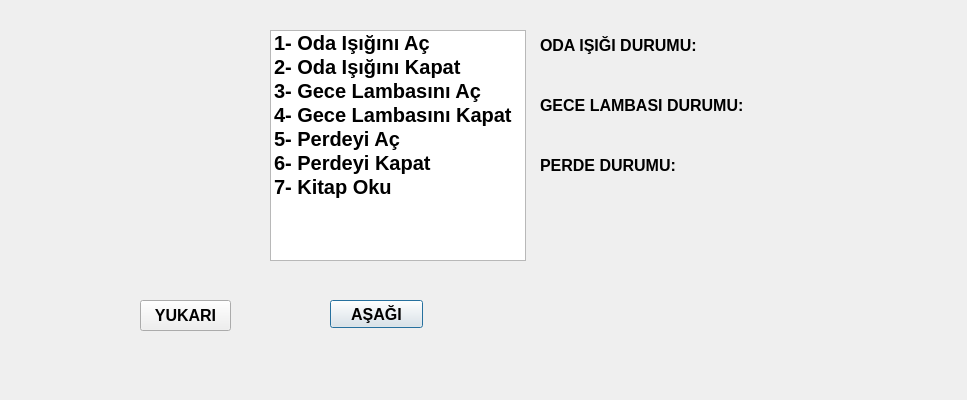
<?xml version="1.0" encoding="UTF-8"?>
<ui version="4.0">
 <class>Dialog</class>
 <widget class="QDialog" name="Dialog">
  <property name="geometry">
   <rect>
    <x>0</x>
    <y>0</y>
    <width>967</width>
    <height>400</height>
   </rect>
  </property>
  <property name="windowTitle">
   <string>Dialog</string>
  </property>
  <widget class="QPushButton" name="artirBtn">
   <property name="geometry">
    <rect>
     <x>330</x>
     <y>300</y>
     <width>93</width>
     <height>28</height>
    </rect>
   </property>
   <property name="font">
    <font>
     <pointsize>12</pointsize>
     <weight>75</weight>
     <bold>true</bold>
    </font>
   </property>
   <property name="text">
    <string>AŞAĞI</string>
   </property>
  </widget>
  <widget class="QLabel" name="label">
   <property name="geometry">
    <rect>
     <x>60</x>
     <y>120</y>
     <width>161</width>
     <height>41</height>
    </rect>
   </property>
   <property name="font">
    <font>
     <pointsize>30</pointsize>
     <weight>75</weight>
     <bold>true</bold>
    </font>
   </property>
   <property name="text">
    <string/>
   </property>
   <property name="alignment">
    <set>Qt::AlignCenter</set>
   </property>
  </widget>
  <widget class="QListWidget" name="listWidget">
   <property name="geometry">
    <rect>
     <x>270</x>
     <y>30</y>
     <width>256</width>
     <height>231</height>
    </rect>
   </property>
   <property name="font">
    <font>
     <pointsize>15</pointsize>
     <weight>75</weight>
     <bold>true</bold>
    </font>
   </property>
   <item>
    <property name="text">
     <string>1- Oda Işığını Aç</string>
    </property>
   </item>
   <item>
    <property name="text">
     <string>2- Oda Işığını Kapat</string>
    </property>
   </item>
   <item>
    <property name="text">
     <string>3- Gece Lambasını Aç</string>
    </property>
   </item>
   <item>
    <property name="text">
     <string>4- Gece Lambasını Kapat</string>
    </property>
   </item>
   <item>
    <property name="text">
     <string>5- Perdeyi Aç</string>
    </property>
   </item>
   <item>
    <property name="text">
     <string>6- Perdeyi Kapat</string>
    </property>
   </item>
   <item>
    <property name="text">
     <string>7- Kitap Oku</string>
    </property>
   </item>
  </widget>
  <widget class="QPushButton" name="azaltBtn">
   <property name="geometry">
    <rect>
     <x>140</x>
     <y>300</y>
     <width>91</width>
     <height>31</height>
    </rect>
   </property>
   <property name="font">
    <font>
     <pointsize>12</pointsize>
     <weight>75</weight>
     <bold>true</bold>
    </font>
   </property>
   <property name="text">
    <string>YUKARI</string>
   </property>
  </widget>
  <widget class="QLabel" name="led1statusLbl">
   <property name="geometry">
    <rect>
     <x>760</x>
     <y>30</y>
     <width>201</width>
     <height>31</height>
    </rect>
   </property>
   <property name="font">
    <font>
     <pointsize>12</pointsize>
     <weight>75</weight>
     <bold>true</bold>
    </font>
   </property>
   <property name="text">
    <string/>
   </property>
  </widget>
  <widget class="QLabel" name="label_2">
   <property name="geometry">
    <rect>
     <x>540</x>
     <y>30</y>
     <width>201</width>
     <height>31</height>
    </rect>
   </property>
   <property name="font">
    <font>
     <pointsize>12</pointsize>
     <weight>75</weight>
     <bold>true</bold>
    </font>
   </property>
   <property name="text">
    <string>ODA IŞIĞI DURUMU:</string>
   </property>
  </widget>
  <widget class="QLabel" name="label_3">
   <property name="geometry">
    <rect>
     <x>540</x>
     <y>90</y>
     <width>211</width>
     <height>31</height>
    </rect>
   </property>
   <property name="font">
    <font>
     <pointsize>12</pointsize>
     <weight>75</weight>
     <bold>true</bold>
    </font>
   </property>
   <property name="text">
    <string>GECE LAMBASI DURUMU:</string>
   </property>
  </widget>
  <widget class="QLabel" name="led2statusLbl">
   <property name="geometry">
    <rect>
     <x>760</x>
     <y>90</y>
     <width>201</width>
     <height>31</height>
    </rect>
   </property>
   <property name="font">
    <font>
     <pointsize>12</pointsize>
     <weight>75</weight>
     <bold>true</bold>
    </font>
   </property>
   <property name="text">
    <string/>
   </property>
  </widget>
  <widget class="QLabel" name="curtainStatusLbl">
   <property name="geometry">
    <rect>
     <x>760</x>
     <y>150</y>
     <width>201</width>
     <height>31</height>
    </rect>
   </property>
   <property name="font">
    <font>
     <pointsize>12</pointsize>
     <weight>75</weight>
     <bold>true</bold>
    </font>
   </property>
   <property name="text">
    <string/>
   </property>
  </widget>
  <widget class="QLabel" name="label_4">
   <property name="geometry">
    <rect>
     <x>540</x>
     <y>150</y>
     <width>211</width>
     <height>31</height>
    </rect>
   </property>
   <property name="font">
    <font>
     <pointsize>12</pointsize>
     <weight>75</weight>
     <bold>true</bold>
    </font>
   </property>
   <property name="text">
    <string>PERDE DURUMU:</string>
   </property>
  </widget>
 </widget>
 <resources/>
 <connections/>
</ui>
